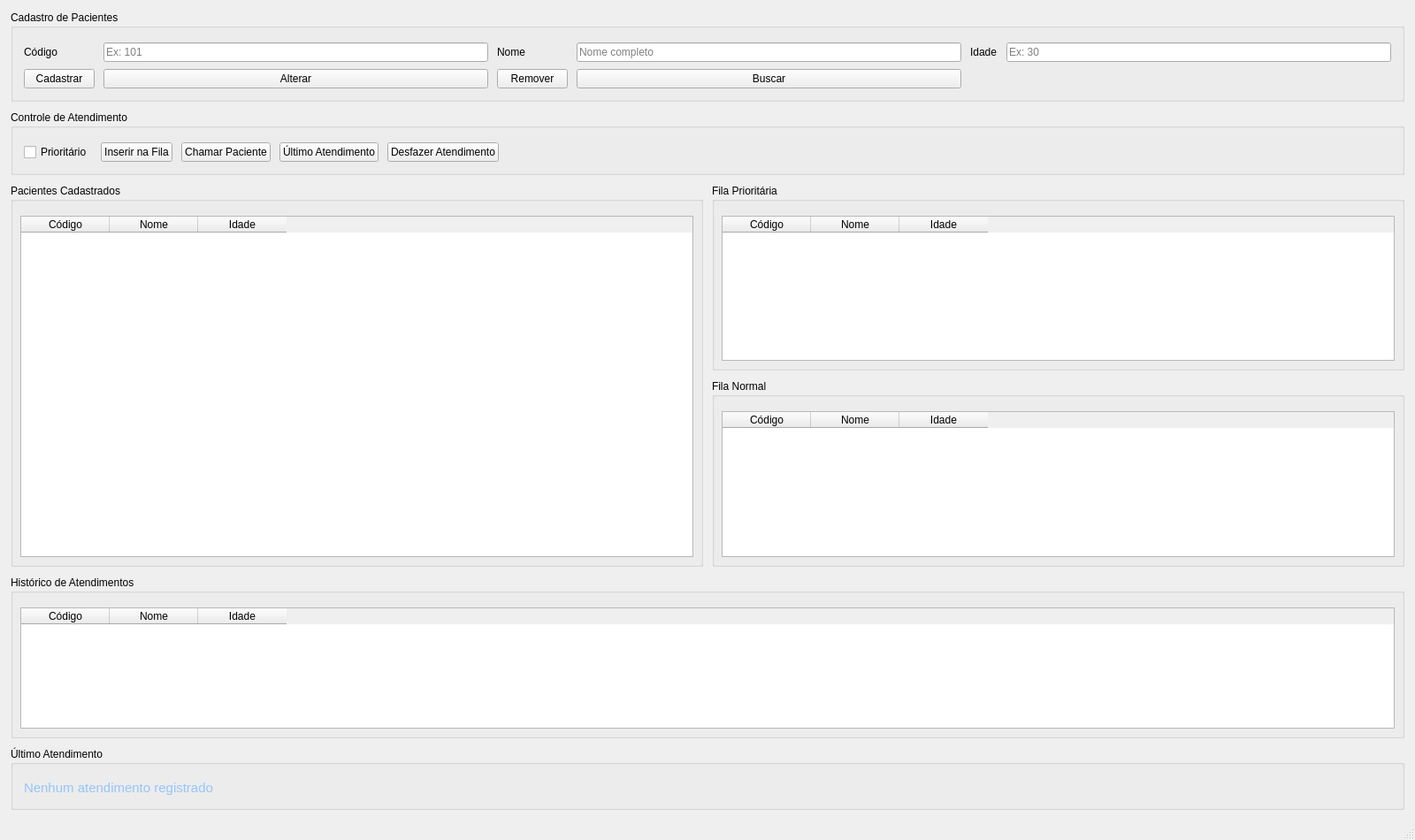
<?xml version="1.0" encoding="UTF-8"?>
<ui version="4.0">
 <class>MainWindow</class>
 <widget class="QMainWindow" name="MainWindow">
  <property name="geometry">
   <rect>
    <x>0</x>
    <y>0</y>
    <width>1600</width>
    <height>950</height>
   </rect>
  </property>
  <property name="windowTitle">
   <string>Sistema de Atendimento - Clínica Médica</string>
  </property>

  <widget class="QWidget" name="centralwidget">
   <layout class="QVBoxLayout" name="verticalLayout">
    <property name="spacing">
     <number>10</number>
    </property>
    <property name="leftMargin">
     <number>12</number>
    </property>
    <property name="topMargin">
     <number>12</number>
    </property>
    <property name="rightMargin">
     <number>12</number>
    </property>
    <property name="bottomMargin">
     <number>12</number>
    </property>

    <!-- GRUPO CADASTRO -->
    <item>
     <widget class="QGroupBox" name="groupCadastro">
      <property name="title">
       <string>Cadastro de Pacientes</string>
      </property>
      <layout class="QGridLayout" name="gridLayout">
       <property name="leftMargin"><number>12</number></property>
       <property name="topMargin"><number>16</number></property>
       <property name="rightMargin"><number>12</number></property>
       <property name="bottomMargin"><number>12</number></property>
       <property name="horizontalSpacing"><number>10</number></property>
       <property name="verticalSpacing"><number>8</number></property>

       <item row="0" column="0">
        <widget class="QLabel" name="labelCodigo">
         <property name="text"><string>Código</string></property>
        </widget>
       </item>
       <item row="0" column="1">
        <widget class="QLineEdit" name="editCodigo">
         <property name="placeholderText"><string>Ex: 101</string></property>
        </widget>
       </item>
       <item row="0" column="2">
        <widget class="QLabel" name="labelNome">
         <property name="text"><string>Nome</string></property>
        </widget>
       </item>
       <item row="0" column="3">
        <widget class="QLineEdit" name="editNome">
         <property name="placeholderText"><string>Nome completo</string></property>
        </widget>
       </item>
       <item row="0" column="4">
        <widget class="QLabel" name="labelIdade">
         <property name="text"><string>Idade</string></property>
        </widget>
       </item>
       <item row="0" column="5">
        <widget class="QLineEdit" name="editIdade">
         <property name="placeholderText"><string>Ex: 30</string></property>
        </widget>
       </item>

       <item row="1" column="0">
        <widget class="QPushButton" name="btnCadastrar">
         <property name="text"><string>Cadastrar</string></property>
        </widget>
       </item>
       <item row="1" column="1">
        <widget class="QPushButton" name="btnAlterar">
         <property name="text"><string>Alterar</string></property>
        </widget>
       </item>
       <item row="1" column="2">
        <widget class="QPushButton" name="btnRemover">
         <property name="text"><string>Remover</string></property>
        </widget>
       </item>
       <item row="1" column="3">
        <widget class="QPushButton" name="btnBuscar">
         <property name="text"><string>Buscar</string></property>
        </widget>
       </item>
      </layout>
     </widget>
    </item>

    <!-- GRUPO CONTROLE DE ATENDIMENTO -->
    <item>
     <widget class="QGroupBox" name="groupFila">
      <property name="title">
       <string>Controle de Atendimento</string>
      </property>
      <layout class="QHBoxLayout" name="filaLayout">
       <property name="leftMargin"><number>12</number></property>
       <property name="topMargin"><number>16</number></property>
       <property name="rightMargin"><number>12</number></property>
       <property name="bottomMargin"><number>12</number></property>
       <property name="spacing"><number>10</number></property>

       <item>
        <widget class="QCheckBox" name="checkPrioritario">
         <property name="text"><string>Prioritário</string></property>
        </widget>
       </item>
       <item>
        <widget class="QPushButton" name="btnInserirFila">
         <property name="text"><string>Inserir na Fila</string></property>
        </widget>
       </item>
       <item>
        <widget class="QPushButton" name="btnChamar">
         <property name="text"><string>Chamar Paciente</string></property>
        </widget>
       </item>
       <item>
        <widget class="QPushButton" name="btnUltimo">
         <property name="text"><string>Último Atendimento</string></property>
        </widget>
       </item>
       <item>
        <widget class="QPushButton" name="btnDesfazer">
         <property name="text"><string>Desfazer Atendimento</string></property>
        </widget>
       </item>
       <item>
        <spacer name="spacerFila">
         <property name="orientation"><enum>Qt::Horizontal</enum></property>
         <property name="sizeHint" stdset="0">
          <size><width>40</width><height>20</height></size>
         </property>
        </spacer>
       </item>
      </layout>
     </widget>
    </item>

    <!-- LINHA PRINCIPAL: Pacientes | Fila Prioritária + Fila Normal -->
    <item>
     <layout class="QHBoxLayout" name="layoutPrincipal">
      <property name="spacing"><number>10</number></property>

      <!-- Tabela Pacientes -->
      <item>
       <widget class="QGroupBox" name="groupPacientes">
        <property name="title"><string>Pacientes Cadastrados</string></property>
        <layout class="QVBoxLayout" name="layoutPacientes">
         <property name="leftMargin"><number>8</number></property>
         <property name="topMargin"><number>16</number></property>
         <property name="rightMargin"><number>8</number></property>
         <property name="bottomMargin"><number>8</number></property>
         <item>
          <widget class="QTableWidget" name="tablePacientes">
           <column>
            <property name="text"><string>Código</string></property>
           </column>
           <column>
            <property name="text"><string>Nome</string></property>
           </column>
           <column>
            <property name="text"><string>Idade</string></property>
           </column>
          </widget>
         </item>
        </layout>
       </widget>
      </item>

      <!-- Fila Prioritária + Fila Normal empilhadas -->
      <item>
       <layout class="QVBoxLayout" name="layoutFilas">
        <property name="spacing"><number>10</number></property>

        <item>
         <widget class="QGroupBox" name="groupFilaPrioritaria">
          <property name="title"><string>Fila Prioritária</string></property>
          <layout class="QVBoxLayout" name="layoutFilaPrioritaria">
           <property name="leftMargin"><number>8</number></property>
           <property name="topMargin"><number>16</number></property>
           <property name="rightMargin"><number>8</number></property>
           <property name="bottomMargin"><number>8</number></property>
           <item>
            <widget class="QTableWidget" name="tableFilaPrioritaria">
             <column>
              <property name="text"><string>Código</string></property>
             </column>
             <column>
              <property name="text"><string>Nome</string></property>
             </column>
             <column>
              <property name="text"><string>Idade</string></property>
             </column>
            </widget>
           </item>
          </layout>
         </widget>
        </item>

        <item>
         <widget class="QGroupBox" name="groupFilaNormal">
          <property name="title"><string>Fila Normal</string></property>
          <layout class="QVBoxLayout" name="layoutFilaNormal">
           <property name="leftMargin"><number>8</number></property>
           <property name="topMargin"><number>16</number></property>
           <property name="rightMargin"><number>8</number></property>
           <property name="bottomMargin"><number>8</number></property>
           <item>
            <widget class="QTableWidget" name="tableFilaNormal">
             <column>
              <property name="text"><string>Código</string></property>
             </column>
             <column>
              <property name="text"><string>Nome</string></property>
             </column>
             <column>
              <property name="text"><string>Idade</string></property>
             </column>
            </widget>
           </item>
          </layout>
         </widget>
        </item>

       </layout>
      </item>

     </layout>
    </item>

    <!-- HISTÓRICO -->
    <item>
     <widget class="QGroupBox" name="groupHistorico">
      <property name="title"><string>Histórico de Atendimentos</string></property>
      <layout class="QVBoxLayout" name="layoutHistorico">
       <property name="leftMargin"><number>8</number></property>
       <property name="topMargin"><number>16</number></property>
       <property name="rightMargin"><number>8</number></property>
       <property name="bottomMargin"><number>8</number></property>
       <item>
        <widget class="QTableWidget" name="tableHistorico">
         <column>
          <property name="text"><string>Código</string></property>
         </column>
         <column>
          <property name="text"><string>Nome</string></property>
         </column>
         <column>
          <property name="text"><string>Idade</string></property>
         </column>
        </widget>
       </item>
      </layout>
     </widget>
    </item>

    <!-- ÚLTIMO ATENDIMENTO -->
    <item>
     <widget class="QGroupBox" name="groupUltimo">
      <property name="title"><string>Último Atendimento</string></property>
      <layout class="QHBoxLayout" name="layoutUltimo">
       <property name="leftMargin"><number>12</number></property>
       <property name="topMargin"><number>16</number></property>
       <property name="rightMargin"><number>12</number></property>
       <property name="bottomMargin"><number>12</number></property>
       <item>
        <widget class="QLabel" name="labelUltimoPaciente">
         <property name="text"><string>Nenhum atendimento registrado</string></property>
         <property name="styleSheet">
          <string>font-size: 11pt; color: #93c5fd;</string>
         </property>
        </widget>
       </item>
       <item>
        <spacer name="spacerUltimo">
         <property name="orientation"><enum>Qt::Horizontal</enum></property>
         <property name="sizeHint" stdset="0">
          <size><width>40</width><height>20</height></size>
         </property>
        </spacer>
       </item>
      </layout>
     </widget>
    </item>

   </layout>
  </widget>

  <widget class="QStatusBar" name="statusbar"/>

 </widget>
 <resources/>
 <connections/>
</ui>
